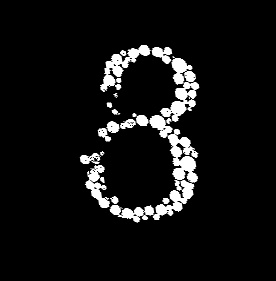
#> input picture ref/ssd2.jpg, 276 x 281 px
$ python area.py   (older library calls are emulated)
#> lines starting #> are read from the running program, lines starting #| are printed output that depends on the picture; after the words box and inside, x2 and y2 are one past the last pixel; in counts of white or black regions, pixels touching at a corner belong together
#> further down, re is the input picture: shape (281, 276, 3); min 0, max 255, mean 17.9
import cv2
import numpy as np

#  aaaa
# f   *b
# f  * b
#  gggg
# e *  c
# e*   c
#  dddd
# * = dia
#(x, y), (w, h)
def points(origin, size, scale):
#regions
    a = (*origin, origin[0]+size[0], origin[1]+scale)
    b = (origin[0]+size[0]-scale, origin[1], origin[0]+size[0], origin[1]+size[1]//2)
    c = (origin[0]+size[0]-scale, origin[1]+size[1]//2, origin[0]+size[0], origin[1]+size[1])
    d = (origin[0], origin[1]+size[1]-scale, origin[0]+size[0], origin[1]+size[1])
    e = (origin[0], origin[1]+size[1]//2, origin[0]+scale, origin[1]+size[1])
    f = (origin[0], origin[1], origin[0]+scale, origin[1]+size[1]//2)
    g = (origin[0]+scale, origin[1]+size[1]//2-scale//2, origin[0]+size[0]-scale, origin[1]+size[1]//2+scale//2)
    dia = (origin[0]+size[0]-scale//2, origin[1]+scale//2, origin[0]+scale//2, origin[1]+size[1]-scale//2, scale)

    return dia, a, b, c, d, e, f, g


# [82 lines left out: functions drawSSD, extractRois, print_estimation, analyze, not called in this run]

def grid(img):
    bimg = cv2.cvtColor(img, cv2.COLOR_BGR2GRAY)

    _, bimg = cv2.threshold(bimg, 0, 255, cv2.THRESH_BINARY+cv2.THRESH_OTSU)
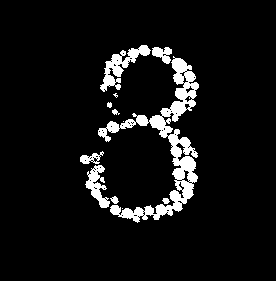
#> bimg: shape (281, 276); 7.1% white; 12 white regions (3 under 20 px)

    _, con, hi = cv2.findContours(bimg, cv2.RETR_LIST, cv2.CHAIN_APPROX_NONE)
#> con = 99 contours, 86 with area under 20; largest, box (x1, y1, x2, y2) and area: (98, 56, 199, 223) 3390, (100, 45, 151, 92) 657, (85, 165, 110, 208) 424, (152, 47, 172, 64) 178, (80, 151, 104, 164) 140; hi = 99 rows, first 6: [1, -1, -1, -1], [2, 0, -1, -1], [3, 1, -1, -1], [4, 2, -1, -1], [5, 3, -1, -1], [6, 4, -1, -1]
    cv2.drawContours(img, con, -1, (0, 255, 0))
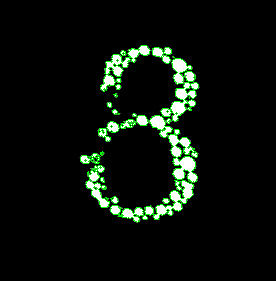
#> img: shape (281, 276, 3); 2.54% of pixels changed, all inside (x1, y1, x2, y2) = (80, 45, 199, 223)
    print(con)
#> (printed output is left out)


    return img


# [6 lines of commented-out code are left out]

re = cv2.imread("ref/ssd2.jpg")
p = points((95, 50), (105, 170), 20)

# [11 lines of commented-out code are left out]

cv2.imshow("R", grid(re))


cv2.waitKey(0)
cv2.destroyAllWindows()

$ run again, with ref/ssd0.jpg copied over ref/ssd2.jpg
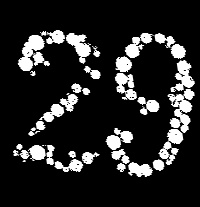
#> input picture ref/ssd0.jpg, 200 x 207 px
#> re is the input picture: shape (207, 200, 3); min 0, max 255, mean 39.2
#> in grid, `_, bimg = cv2.threshold(bimg, 0, 255, cv2.THRESH_BINARY+cv2.THRESH_OTSU)`:
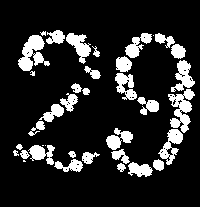
#> bimg: shape (207, 200); 15.4% white; 37 white regions (6 under 20 px)
#> con = 115 contours, 84 with area under 20; largest, box (x1, y1, x2, y2) and area: (168, 89, 195, 133) 524, (18, 35, 50, 71) 524, (158, 129, 183, 165) 380, (171, 60, 195, 92) 338, (66, 33, 91, 64) 324; hi = 115 rows, first 6: [1, -1, -1, -1], [2, 0, -1, -1], [3, 1, -1, -1], [4, 2, -1, -1], [5, 3, -1, -1], [6, 4, -1, -1]
#> in grid, `cv2.drawContours(img, con, -1, (0, 255, 0))`:
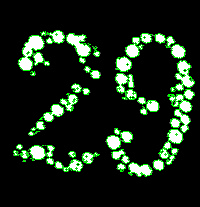
#> img: shape (207, 200, 3); 5.66% of pixels changed, all inside (x1, y1, x2, y2) = (13, 30, 195, 177)
#> (printed output is left out)

$ run again, with ref/ssd1.jpg copied over ref/ssd2.jpg
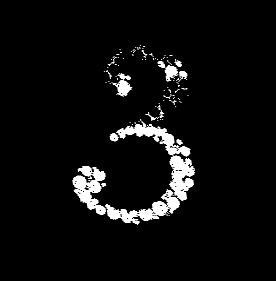
#> input picture ref/ssd1.jpg, 276 x 281 px
#> re is the input picture: shape (281, 276, 3); min 0, max 255, mean 13.4
#> in grid, `_, bimg = cv2.threshold(bimg, 0, 255, cv2.THRESH_BINARY+cv2.THRESH_OTSU)`:
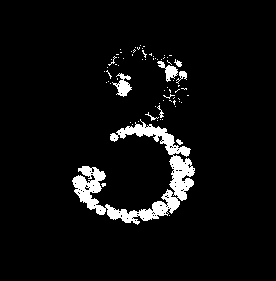
#> bimg: shape (281, 276); 5.3% white; 73 white regions (65 under 20 px)
#> con = 158 contours, 153 with area under 20; largest, box (x1, y1, x2, y2) and area: (72, 119, 195, 225) 3019, (112, 73, 132, 97) 192, (157, 61, 178, 82) 146, (176, 71, 187, 84) 39, (174, 59, 182, 67) 22; hi = 158 rows, first 6: [1, -1, -1, -1], [2, 0, -1, -1], [3, 1, -1, -1], [4, 2, -1, -1], [5, 3, -1, -1], [6, 4, -1, -1]
#> in grid, `cv2.drawContours(img, con, -1, (0, 255, 0))`:
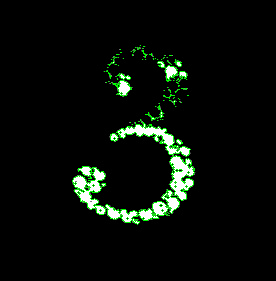
#> img: shape (281, 276, 3); 2.05% of pixels changed, all inside (x1, y1, x2, y2) = (72, 45, 195, 225)
#> (printed output is left out)

$ run again, with ref/ssd3.jpg copied over ref/ssd2.jpg
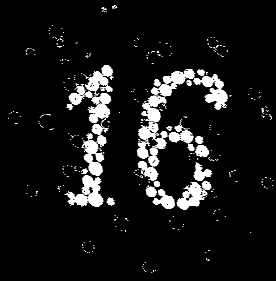
#> input picture ref/ssd3.jpg, 276 x 281 px
#> re is the input picture: shape (281, 276, 3); min 0, max 255, mean 23.1
#> in grid, `_, bimg = cv2.threshold(bimg, 0, 255, cv2.THRESH_BINARY+cv2.THRESH_OTSU)`:
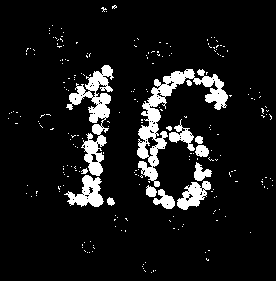
#> bimg: shape (281, 276); 9.1% white; 237 white regions (223 under 20 px)
#> con = 340 contours, 323 with area under 20; largest, box (x1, y1, x2, y2) and area: (137, 69, 228, 187) 2303, (66, 65, 114, 176) 1641, (64, 175, 104, 207) 604, (177, 181, 211, 210) 492, (169, 119, 195, 151) 278; hi = 340 rows, first 6: [1, -1, -1, -1], [2, 0, -1, -1], [3, 1, -1, -1], [4, 2, -1, -1], [5, 3, -1, -1], [6, 4, -1, -1]
#> in grid, `cv2.drawContours(img, con, -1, (0, 255, 0))`:
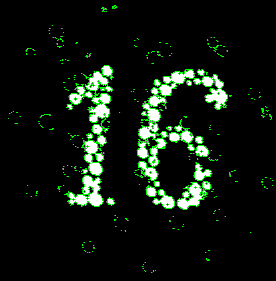
#> img: shape (281, 276, 3); 3.55% of pixels changed, all inside (x1, y1, x2, y2) = (8, 5, 273, 273)
#| [array([[[151, 272]]], dtype=int32), array([[[155, 270]]], dtype=int32), array([[[153, 270]],
#|        [[153, 271]]], dtype=int32), array([[[144, 270]],
#|        [[145, 271]]], dtype=int32), array([[[143, 268]]], dtype=int32), array([[[142, 266]]], dtype=int32), array([[[143, 264]]], dtype=int32), array([[[145, 262]]], dtype=int32), array([[[206, 258]],
#|        [[206, 259]],
#|        [[207, 260]],
#|        [[208, 260]],
#> (further printed lines are left out)
